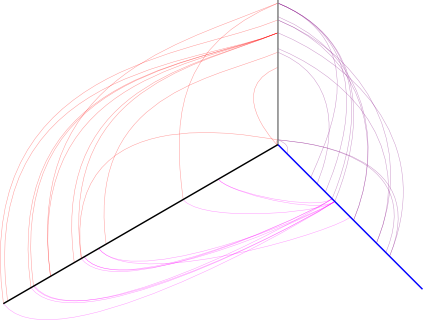

Reproduce this figure in Python.
from pyveplot import *
import networkx, random

# a network
g = networkx.barabasi_albert_graph(50, 2)

# our hiveplot object
h = Hiveplot( 'short_example.svg')
            # start      end
axis0 = Axis( (200,200), (200,100), stroke="grey") 
axis1 = Axis( (200,200), (300,300), stroke="blue")
axis2 = Axis( (200,200), (10,310),  stroke="black")

h.axes = [ axis0, axis1, axis2 ]

# randomly distribute nodes in axes
for n in g.nodes():
    node = Node(n)
    random.choice( h.axes ).add_node( node, random.random() )

for e in g.edges():
    if (e[0] in axis0.nodes) and (e[1] in axis1.nodes):       # edges from axis0 to axis1    
        h.connect(axis0, e[0], 45,
                  axis1, e[1], -45,
                  stroke_width='0.34', stroke_opacity='0.4',
                  stroke='purple')
    elif (e[0] in axis0.nodes) and (e[1] in axis2.nodes):     # edges from axis0 to axis2
        h.connect(axis0, e[0], -45,
                  axis2, e[1], 45,
                  stroke_width='0.34', stroke_opacity='0.4',
                  stroke='red')
    elif (e[0] in axis1.nodes) and (e[1] in axis2.nodes):     # edges from axis1 to axis2
        h.connect(axis1, e[0], 15,
                  axis2, e[1], -15,
                  stroke_width='0.34', stroke_opacity='0.4',
                  stroke='magenta')

h.save()
